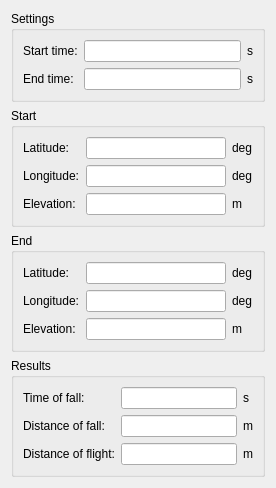
<?xml version="1.0" encoding="UTF-8"?>
<ui version="4.0">
 <class>FlareForm</class>
 <widget class="QWidget" name="FlareForm">
  <property name="geometry">
   <rect>
    <x>0</x>
    <y>0</y>
    <width>276</width>
    <height>452</height>
   </rect>
  </property>
  <property name="windowTitle">
   <string>Form</string>
  </property>
  <layout class="QVBoxLayout" name="verticalLayout">
   <item>
    <widget class="QGroupBox" name="groupBox">
     <property name="title">
      <string>Settings</string>
     </property>
     <layout class="QGridLayout" name="gridLayout">
      <item row="0" column="0">
       <widget class="QLabel" name="label">
        <property name="text">
         <string>Start time:</string>
        </property>
       </widget>
      </item>
      <item row="0" column="1">
       <widget class="QLineEdit" name="startEdit"/>
      </item>
      <item row="0" column="2">
       <widget class="QLabel" name="topUnits">
        <property name="text">
         <string>s</string>
        </property>
       </widget>
      </item>
      <item row="1" column="0">
       <widget class="QLabel" name="label_2">
        <property name="text">
         <string>End time:</string>
        </property>
       </widget>
      </item>
      <item row="1" column="1">
       <widget class="QLineEdit" name="endEdit"/>
      </item>
      <item row="1" column="2">
       <widget class="QLabel" name="bottomUnits">
        <property name="text">
         <string>s</string>
        </property>
       </widget>
      </item>
     </layout>
    </widget>
   </item>
   <item>
    <widget class="QGroupBox" name="groupBox_3">
     <property name="title">
      <string>Start</string>
     </property>
     <layout class="QGridLayout" name="gridLayout_3">
      <item row="0" column="0">
       <widget class="QLabel" name="label_6">
        <property name="text">
         <string>Latitude:</string>
        </property>
       </widget>
      </item>
      <item row="0" column="1">
       <widget class="QLineEdit" name="startLatEdit">
        <property name="readOnly">
         <bool>true</bool>
        </property>
       </widget>
      </item>
      <item row="0" column="2">
       <widget class="QLabel" name="label_12">
        <property name="text">
         <string>deg</string>
        </property>
       </widget>
      </item>
      <item row="1" column="0">
       <widget class="QLabel" name="label_7">
        <property name="text">
         <string>Longitude:</string>
        </property>
       </widget>
      </item>
      <item row="1" column="1">
       <widget class="QLineEdit" name="startLonEdit">
        <property name="readOnly">
         <bool>true</bool>
        </property>
       </widget>
      </item>
      <item row="1" column="2">
       <widget class="QLabel" name="label_13">
        <property name="text">
         <string>deg</string>
        </property>
       </widget>
      </item>
      <item row="2" column="0">
       <widget class="QLabel" name="label_8">
        <property name="text">
         <string>Elevation:</string>
        </property>
       </widget>
      </item>
      <item row="2" column="1">
       <widget class="QLineEdit" name="startElevEdit">
        <property name="readOnly">
         <bool>true</bool>
        </property>
       </widget>
      </item>
      <item row="2" column="2">
       <widget class="QLabel" name="label_14">
        <property name="text">
         <string>m</string>
        </property>
       </widget>
      </item>
     </layout>
    </widget>
   </item>
   <item>
    <widget class="QGroupBox" name="groupBox_4">
     <property name="title">
      <string>End</string>
     </property>
     <layout class="QGridLayout" name="gridLayout_4">
      <item row="0" column="0">
       <widget class="QLabel" name="label_9">
        <property name="text">
         <string>Latitude:</string>
        </property>
       </widget>
      </item>
      <item row="0" column="1">
       <widget class="QLineEdit" name="endLatEdit">
        <property name="readOnly">
         <bool>true</bool>
        </property>
       </widget>
      </item>
      <item row="0" column="2">
       <widget class="QLabel" name="label_15">
        <property name="text">
         <string>deg</string>
        </property>
       </widget>
      </item>
      <item row="1" column="0">
       <widget class="QLabel" name="label_10">
        <property name="text">
         <string>Longitude:</string>
        </property>
       </widget>
      </item>
      <item row="1" column="1">
       <widget class="QLineEdit" name="endLonEdit">
        <property name="readOnly">
         <bool>true</bool>
        </property>
       </widget>
      </item>
      <item row="1" column="2">
       <widget class="QLabel" name="label_16">
        <property name="text">
         <string>deg</string>
        </property>
       </widget>
      </item>
      <item row="2" column="0">
       <widget class="QLabel" name="label_11">
        <property name="text">
         <string>Elevation:</string>
        </property>
       </widget>
      </item>
      <item row="2" column="1">
       <widget class="QLineEdit" name="endElevEdit">
        <property name="readOnly">
         <bool>true</bool>
        </property>
       </widget>
      </item>
      <item row="2" column="2">
       <widget class="QLabel" name="label_17">
        <property name="text">
         <string>m</string>
        </property>
       </widget>
      </item>
     </layout>
    </widget>
   </item>
   <item>
    <widget class="QGroupBox" name="groupBox_2">
     <property name="title">
      <string>Results</string>
     </property>
     <layout class="QGridLayout" name="gridLayout_2">
      <item row="0" column="0">
       <widget class="QLabel" name="label_4">
        <property name="text">
         <string>Time of fall:</string>
        </property>
       </widget>
      </item>
      <item row="0" column="1">
       <widget class="QLineEdit" name="timeEdit">
        <property name="readOnly">
         <bool>true</bool>
        </property>
       </widget>
      </item>
      <item row="0" column="2">
       <widget class="QLabel" name="distanceUnits">
        <property name="text">
         <string>s</string>
        </property>
       </widget>
      </item>
      <item row="1" column="0">
       <widget class="QLabel" name="label_3">
        <property name="text">
         <string>Distance of fall:</string>
        </property>
       </widget>
      </item>
      <item row="1" column="1">
       <widget class="QLineEdit" name="vDistanceEdit">
        <property name="readOnly">
         <bool>true</bool>
        </property>
       </widget>
      </item>
      <item row="1" column="2">
       <widget class="QLabel" name="timeUnits">
        <property name="text">
         <string>m</string>
        </property>
       </widget>
      </item>
      <item row="2" column="0">
       <widget class="QLabel" name="label_5">
        <property name="text">
         <string>Distance of flight:</string>
        </property>
       </widget>
      </item>
      <item row="2" column="1">
       <widget class="QLineEdit" name="hDistanceEdit">
        <property name="readOnly">
         <bool>true</bool>
        </property>
       </widget>
      </item>
      <item row="2" column="2">
       <widget class="QLabel" name="horizontalSpeedUnits">
        <property name="text">
         <string>m</string>
        </property>
       </widget>
      </item>
     </layout>
    </widget>
   </item>
   <item>
    <spacer name="verticalSpacer">
     <property name="orientation">
      <enum>Qt::Vertical</enum>
     </property>
     <property name="sizeHint" stdset="0">
      <size>
       <width>20</width>
       <height>13</height>
      </size>
     </property>
    </spacer>
   </item>
  </layout>
 </widget>
 <resources/>
 <connections/>
</ui>
